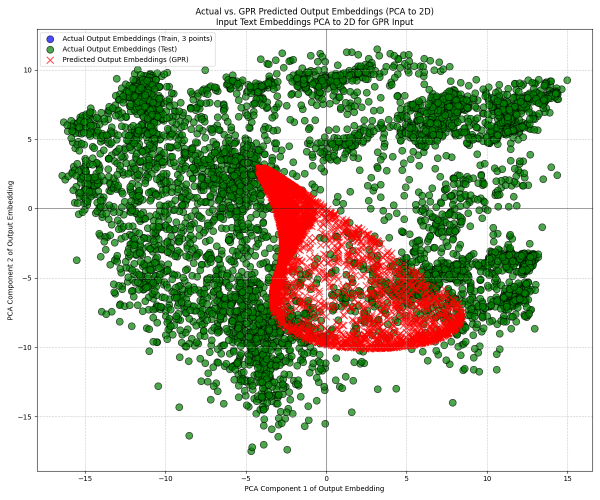
#> input picture FinalPJ/Text-to-CadQuery/data/gpr_embedding_visualization_n3.png, 1200 x 1000 px (shown at 1/2 size)
$ python combine.py
#> lines starting #> are read from the running program, lines starting #| are printed output that depends on the picture
from PIL import Image
import os


def combine_images_horizontally(image_files, output_filename="combined_gpr_plot.png"):
    """
    Combines a list of images horizontally.

    Args:
        image_files (list): A list of filenames for the images to combine,
                              in the order they should appear from left to right.
        output_filename (str): The filename for the combined output image.
    """
#> called with output_filename = 'combined_gpr_visualizations.png'
    images = []
    for file in image_files:
        try:
            img = Image.open(file)
#> img is the input picture: PIL image 1200x1000 RGBA; mean R, G, B, A 191.4, 200.1, 179.7, 255
            images.append(img)
        except FileNotFoundError:
            print(f"Error: Image file '{file}' not found. Skipping.")
            return
        except Exception as e:
            print(f"Error opening image '{file}': {e}. Skipping.")
            return

    if not images:
        print("No images were loaded. Exiting.")
        return

    # Assume all images have the same height for simplicity in this typical use case.
    # If heights vary, you might want to resize or align them.
    # For this script, we'll use the height of the first image.
    # More robustly, you could use max_height = max(img.height for img in images)
    # and then decide on an alignment strategy if widths/heights vary significantly.

    widths, heights = zip(*(i.size for i in images))

    total_width = sum(widths)
    max_height = max(heights)  # Use the maximum height to ensure all images fit

    # Create a new image with the total width and max height
    combined_image = Image.new('RGB', (total_width, max_height), color='white')  # Added white background
#> combined_image: PIL image 4800x1000 RGB; every value is 255

    current_x_offset = 0
    for img in images:
        # If image height is less than max_height, you might want to center it.
        # For now, it will be pasted at the top (y=0)
        y_offset = (max_height - img.height) // 2  # Center vertically
        combined_image.paste(img, (current_x_offset, y_offset))
        current_x_offset += img.width
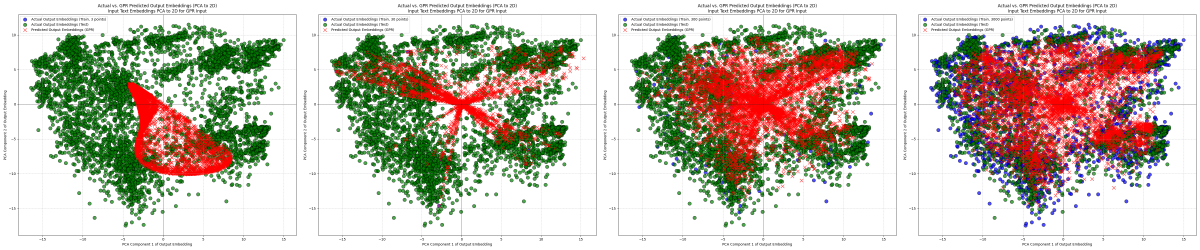
#> combined_image: PIL image 4800x1000 RGB (shown at 1/4 size); mean R, G, B 198.4, 192.2, 178.8

    try:
        combined_image.save(output_filename)
        print(f"Combined image saved as '{output_filename}'")
    except Exception as e:
        print(f"Error saving combined image: {e}")


if __name__ == "__main__":
    # Define the image filenames in the desired order (left to right)
    image_filenames = [
        "gpr_embedding_visualization_n3.png",
        "gpr_embedding_visualization_n30.png",
        "gpr_embedding_visualization_n300.png",
        "gpr_embedding_visualization_n3000.png"
    ]

    # Check if all specified image files exist before attempting to combine
    missing_files = [f for f in image_filenames if not os.path.exists(f)]
    if missing_files:
        print("Error: The following image files are missing:")
        for f in missing_files:
            print(f"- {f}")
        print("Please ensure all files are in the same directory as the script, or provide correct paths.")
    else:
        combine_images_horizontally(image_filenames, "combined_gpr_visualizations.png")
